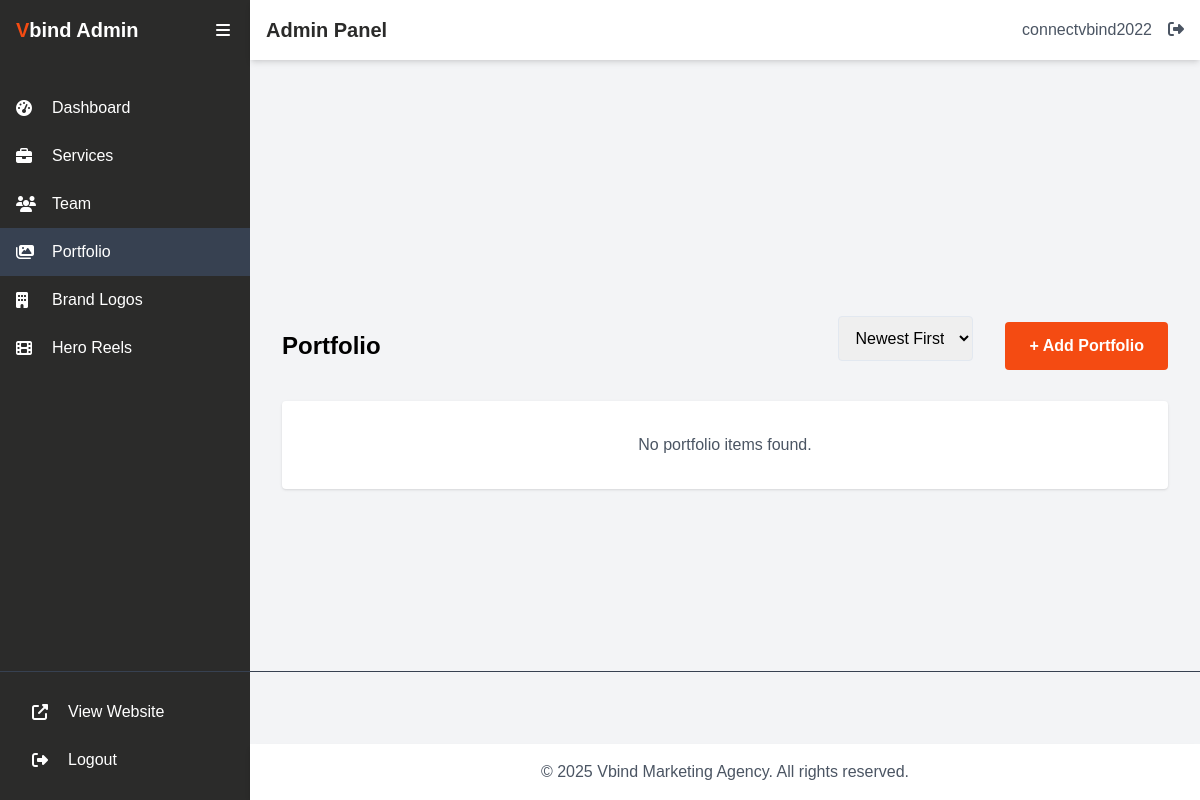
The page /admin/portfolio.php (signed in) on the database as committed earlier.
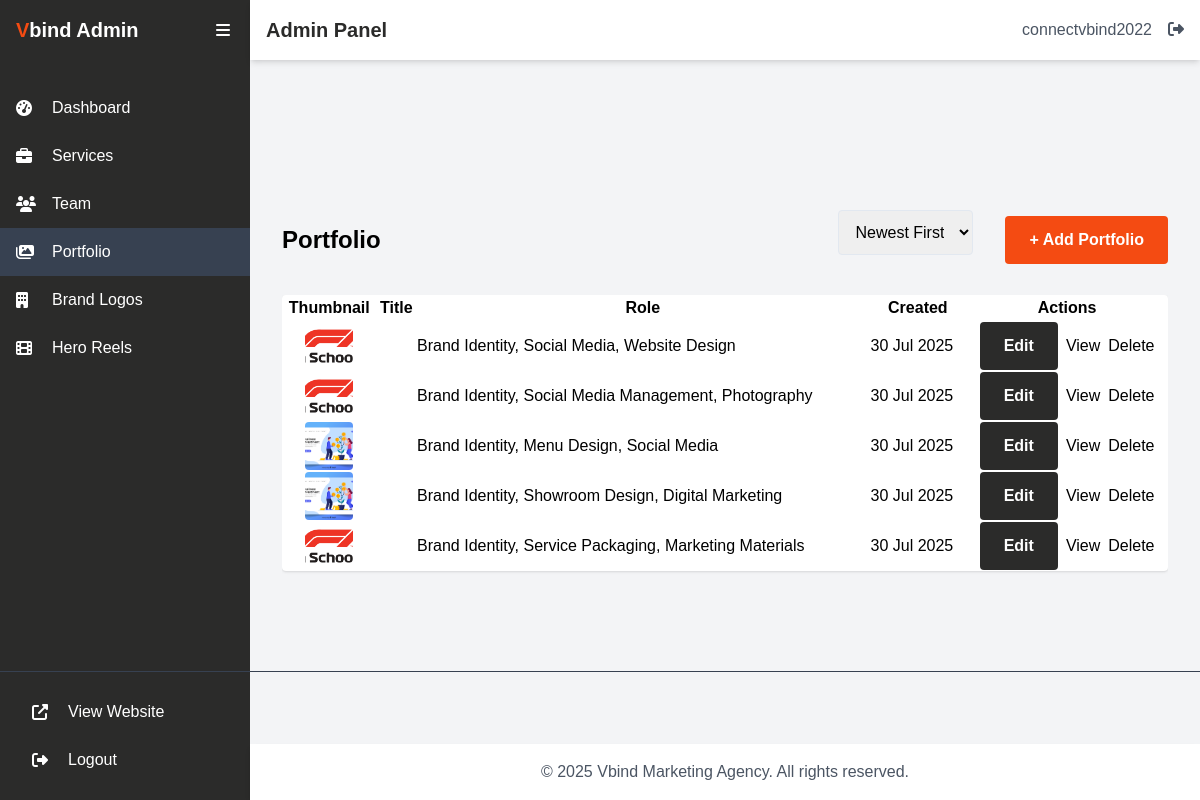
The same page on the database as committed later.
### tables this page shows
CREATE TABLE IF NOT EXISTS portfolio (
    id INT AUTO_INCREMENT PRIMARY KEY,
    brand_name VARCHAR(255) NOT NULL,
    description TEXT NOT NULL,
    categories VARCHAR(255) NOT NULL,
    services_provided TEXT NOT NULL,
    timeline VARCHAR(100),
    brand_essence TEXT,
    brand_agenda TEXT,
    thumbnail VARCHAR(255) NOT NULL,
    video_path VARCHAR(255),
    created_at TIMESTAMP DEFAULT CURRENT_TIMESTAMP,
    updated_at TIMESTAMP DEFAULT CURRENT_TIMESTAMP ON UPDATE CURRENT_TIMESTAMP
);

### admin/portfolio.php (the view, shortened to what this page needs)
<?php
$action = isset($_GET['action']) ? $_GET['action'] : 'list';
$sortOptions = [
    'created_at_desc' => 'Newest First',
    'created_at_asc'  => 'Oldest First',
    'title_asc'       => 'Title A-Z',
    'title_desc'      => 'Title Z-A'
];
$selectedSort = $_GET['sort'] ?? 'created_at_desc';
switch ($selectedSort) {
    default:                $orderBy = "created_at DESC";
}
include 'includes/header.php';
?>
<div class="container mx-auto px-2 sm:px-4 py-8">
    <?php if ($action === 'list'): ?>
    <div class="flex flex-col md:flex-row justify-between items-center mb-6 gap-4 md:gap-0">
        <h1 class="text-2xl font-bold">Portfolio</h1>
        <div class="flex flex-col sm:flex-row items-center gap-4 w-full md:w-auto">
            <form method="get" action="portfolio.php" class="w-full sm:w-auto mr-0 sm:mr-4">
                <select name="sort" onchange="this.form.submit()" class="form-input w-full sm:w-auto">
                    <?php foreach ($sortOptions as $key => $label): ?>
                        <option value="<?php echo $key; ?>" <?php if ($selectedSort === $key) echo 'selected'; ?>>
                            <?php echo $label; ?>
                        </option>
                    <?php endforeach; ?>
                </select>
            </form>
            <a href="portfolio.php?action=add" class="btn btn-primary w-full sm:w-auto">+ Add Portfolio</a>
        </div>
    </div>
    <?php
    $portfolios = [];
    $sql = "SELECT * FROM portfolio ORDER BY $orderBy";
    $result = mysqli_query($conn, $sql);
    while ($row = mysqli_fetch_assoc($result)) {
        $portfolios[] = $row;
    }
    ?>
    <?php if (count($portfolios)): ?>
    <div class="overflow-x-auto">
    <table class="table-auto w-full bg-white shadow rounded mb-6 text-sm md:text-base">
        <thead>
            <tr>
                <th>Thumbnail</th>
                <th>Title</th>
                <th>Role</th>
                <th>Created</th>
                <th>Actions</th>
            </tr>
        </thead>
        <tbody>
            <?php foreach ($portfolios as $item): ?>
            <tr>
                <td>
                    <?php if ($item['thumbnail']): ?>
                        <img src="../<?php echo $item['thumbnail']; ?>" alt="Thumbnail" class="h-12 w-12 object-cover rounded mx-auto">
                    <?php endif; ?>
                </td>
                <td><?php echo html_entity_decode($item['title'], ENT_QUOTES | ENT_HTML5, 'UTF-8'); ?></td>
                <td><?php echo html_entity_decode($item['services_provided'], ENT_QUOTES | ENT_HTML5, 'UTF-8'); ?></td>
                <td><?php echo date('d M Y', strtotime($item['created_at'])); ?></td>
                <td>
                    <div class="flex flex-col sm:flex-row gap-2 justify-center items-center">
                        <a href="portfolio.php?action=edit&id=<?php echo $item['id']; ?>" class="btn btn-sm btn-secondary w-full sm:w-auto">Edit</a>
                        <a href="portfolio.php?action=view&id=<?php echo $item['id']; ?>" class="btn btn-sm btn-outline w-full sm:w-auto">View</a>
                        <form method="POST" action="portfolio.php" style="display:inline;" onsubmit="return confirm('Delete this portfolio?');">
                            <button type="submit" name="delete_portfolio" class="btn btn-sm btn-danger w-full sm:w-auto">Delete</button>
                        </form>
                    </div>
                </td>
            </tr>
            <?php endforeach; ?>
        </tbody>
    </table>
    </div>
    <?php else: ?>
        <div class="bg-white p-8 rounded shadow text-center text-gray-600">No portfolio items found.</div>
    <?php endif; ?>
    <?php endif; ?>
</div>
<?php include 'includes/footer.php'; ?>

Rows that differ between the two databases and show on the page:
added portfolio: thumbnail (picture), services_provided "Brand Identity, Social Media, Website Design", created_at "30 Jul 2025"
added portfolio: thumbnail (picture), services_provided "Brand Identity, Social Media Management, Photography", created_at "30 Jul 2025"
added portfolio: thumbnail (picture), services_provided "Brand Identity, Menu Design, Social Media", created_at "30 Jul 2025"
added portfolio: thumbnail (picture), services_provided "Brand Identity, Showroom Design, Digital Marketing", created_at "30 Jul 2025"
added portfolio: thumbnail (picture), services_provided "Brand Identity, Service Packaging, Marketing Materials", created_at "30 Jul 2025"
Other text that changed with them:
text no longer shown: "No portfolio items found."
text now shown: "Thumbnail Title Role Created Actions"
